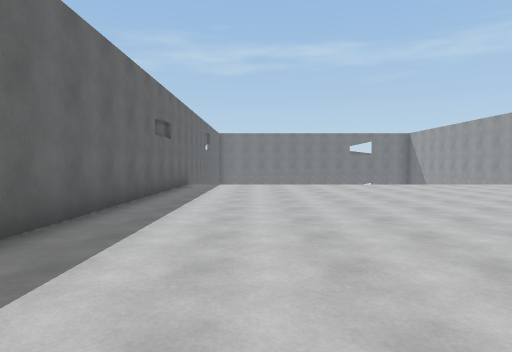
view 1 (above)

24 first-person views from a walk through a Unity game level. The camera is 1.4 m above the floor, tilts 2° down and sees 75° across. The floor is counted in squares, 2 m on a side. Each view is taken from the middle of a square. On the plan, view 1 faces up. The plan holds only what a view shows up to about 10 squares ahead; the rest is blank. The place goes on beyond the plan. The player is left out. Door leaves are left out, so doorways stand open.

view 2
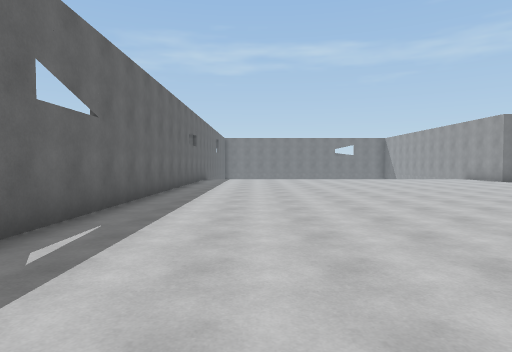

view 3
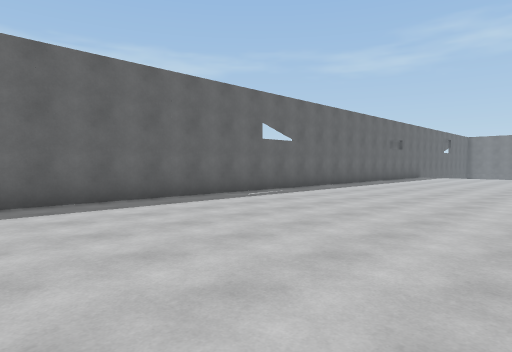

view 4
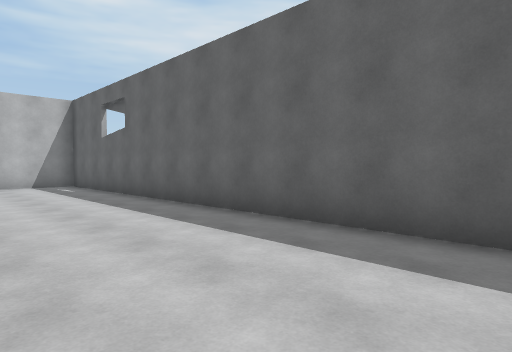

view 5
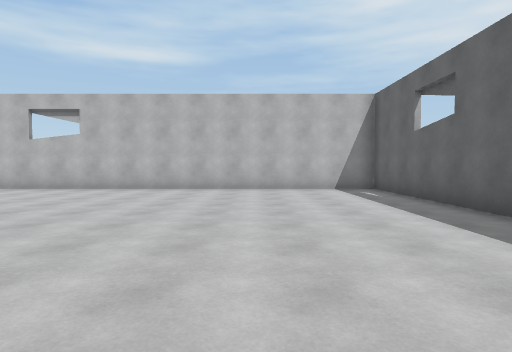

view 6
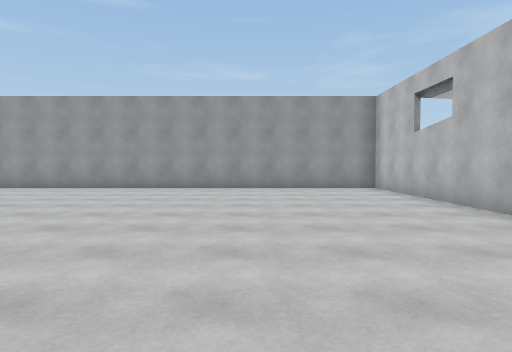

view 7
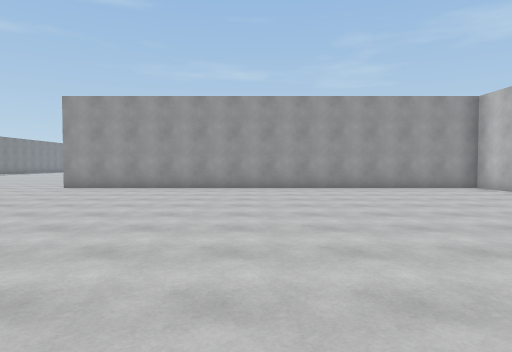

view 8
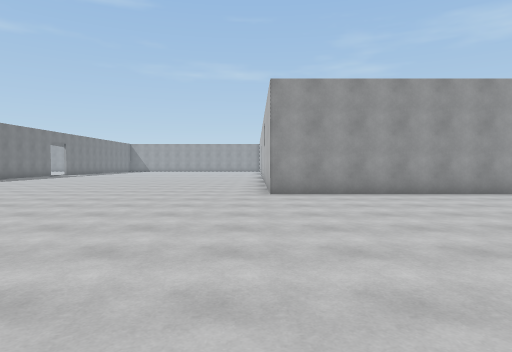

view 9
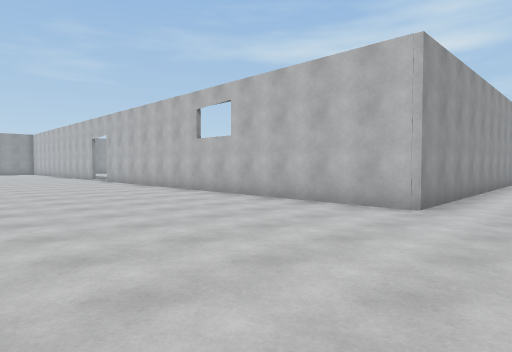

view 10
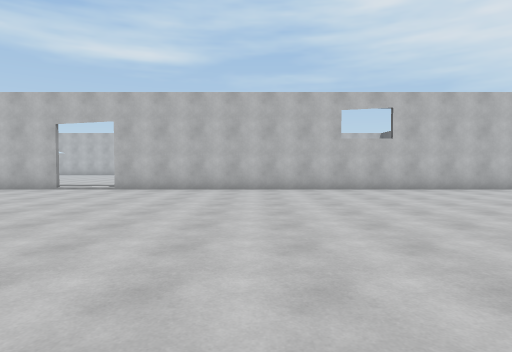

view 11
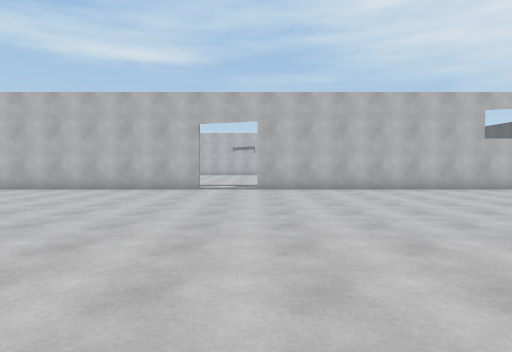

view 12
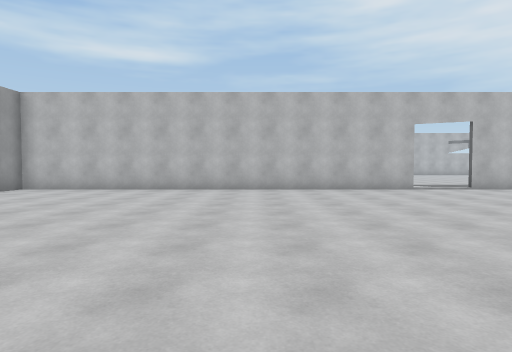

view 13
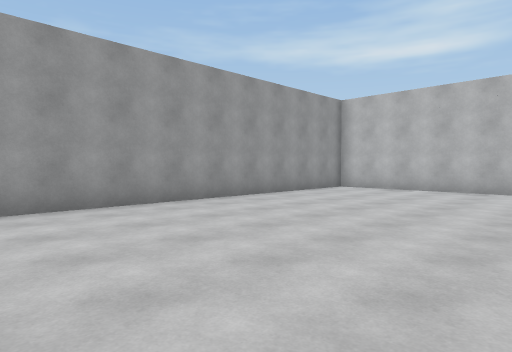

view 14
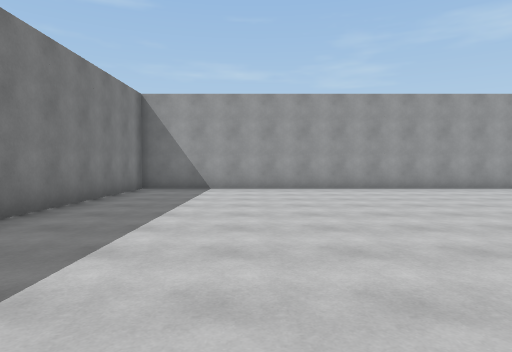

view 15
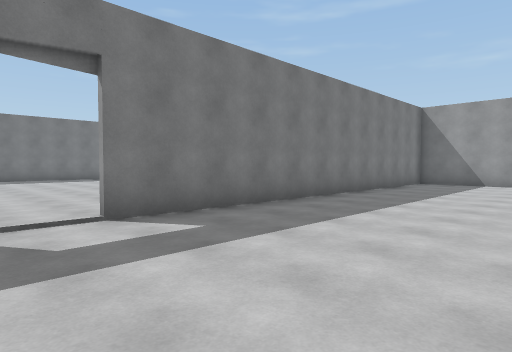

view 16
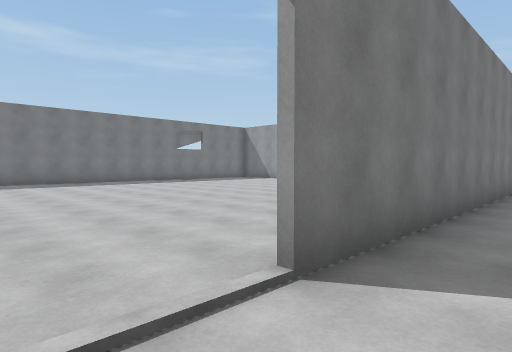

view 17
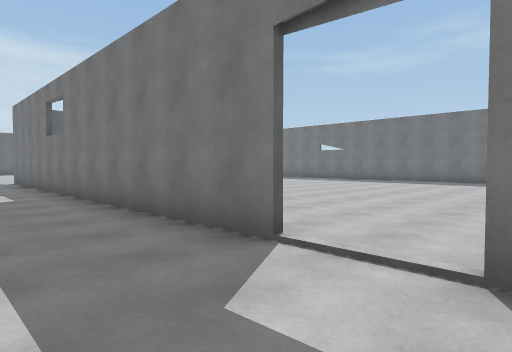

view 18
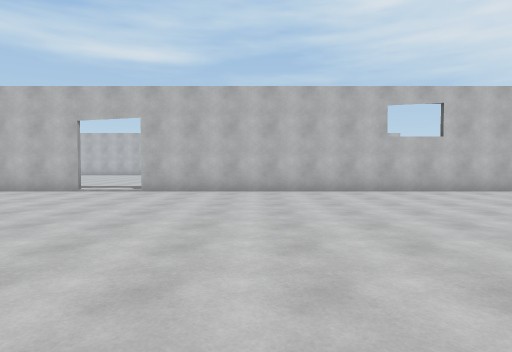

view 19
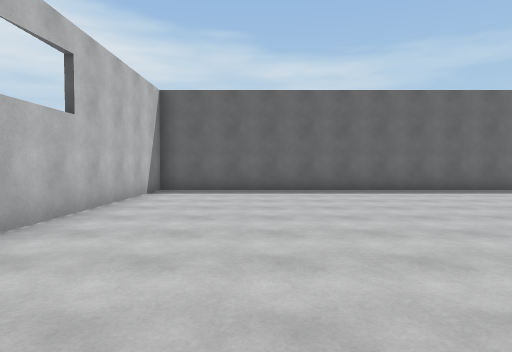

view 20
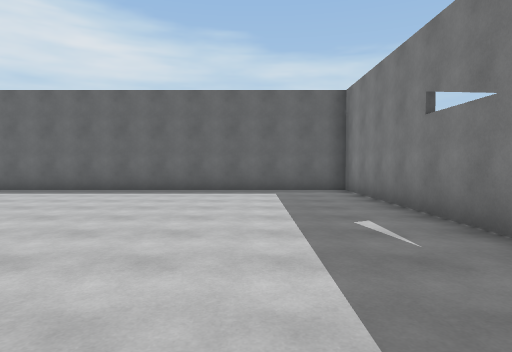

view 21
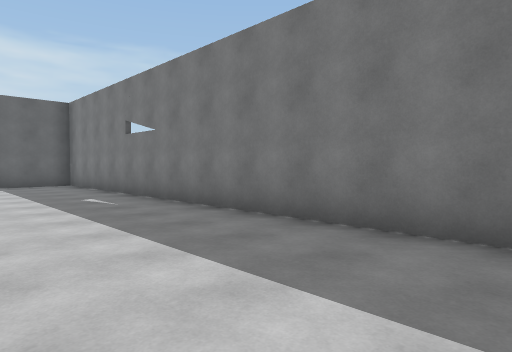

view 22
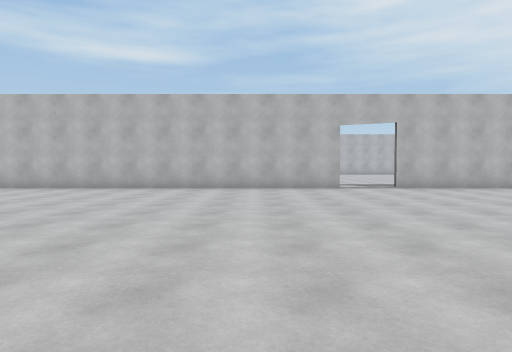

view 23
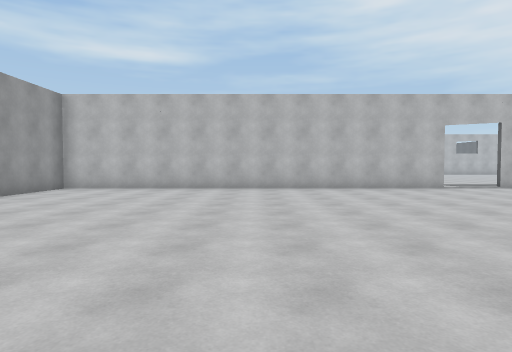

view 24
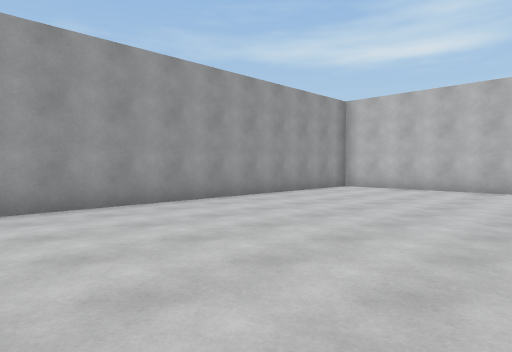

### Floor plan
Points are (right, up) in squares from view 1. A wall is a line through its corners. A room is listed if a view was taken in it or the views show most of it. See-through windows are left out.
Room 1 (views 1, 2, 3, 4, 5, 6, 7, 8, 9, 10, 11, 12, 13, 14, 15, 16, 17)
walls: (22, 9.3) (12.1, 9.3); (23.5, -3.3) (34.5, -3.3) (34.5, 8.9); (-2.4, 10) (-2.4, -15.5) (9.8, -15.5) (9.8, -3.3) (22, -3.3); (34.5, 9.3) (23.5, 9.3)
ways out: open door at (22.5, 9) to room 2; open door at (22.7, -3.3)
Room 2 (views 18, 19, 20, 21, 22, 23, 24)
walls: (21.6, 21.4) (9.9, 21.4) (9.9, 9.4) (22, 9.4); (23.5, 9.4) (34.6, 9.4); (34.5, 8.9) (34.5, 18.4)
ways out: open door at (22.5, 9) to room 1

Where each view was taken, in squares from view 1:
view 1: 0 up, 0 right, facing up
view 2: 4 down, 0 right, facing up
view 3: 7 down, 4 right, facing up-left
view 4: 4 down, 1 right, facing down-left
view 5: 6 down, 1 right, facing down
view 6: 12 down, 0 right, facing right
view 7: 9 down, 0 right, facing right
view 8: 3 down, 2 right, facing right
view 9: 2 up, 8 right, facing down-right
view 10: 6 up, 18 right, facing down
view 11: 6 up, 22 right, facing down
view 12: 6 up, 28 right, facing down
view 13: 6 up, 29 right, facing down-right
view 14: 6 up, 25 right, facing right
view 15: 5 up, 22 right, facing up-right
view 16: 8 up, 22 right, facing up-right
view 17: 7 up, 24 right, facing up-left
view 18: 18 up, 19 right, facing down
view 19: 12 up, 19 right, facing left
view 20: 19 up, 19 right, facing left
view 21: 18 up, 22 right, facing up-left
view 22: 19 up, 26 right, facing down
view 23: 19 up, 29 right, facing down
view 24: 19 up, 29 right, facing down-right
